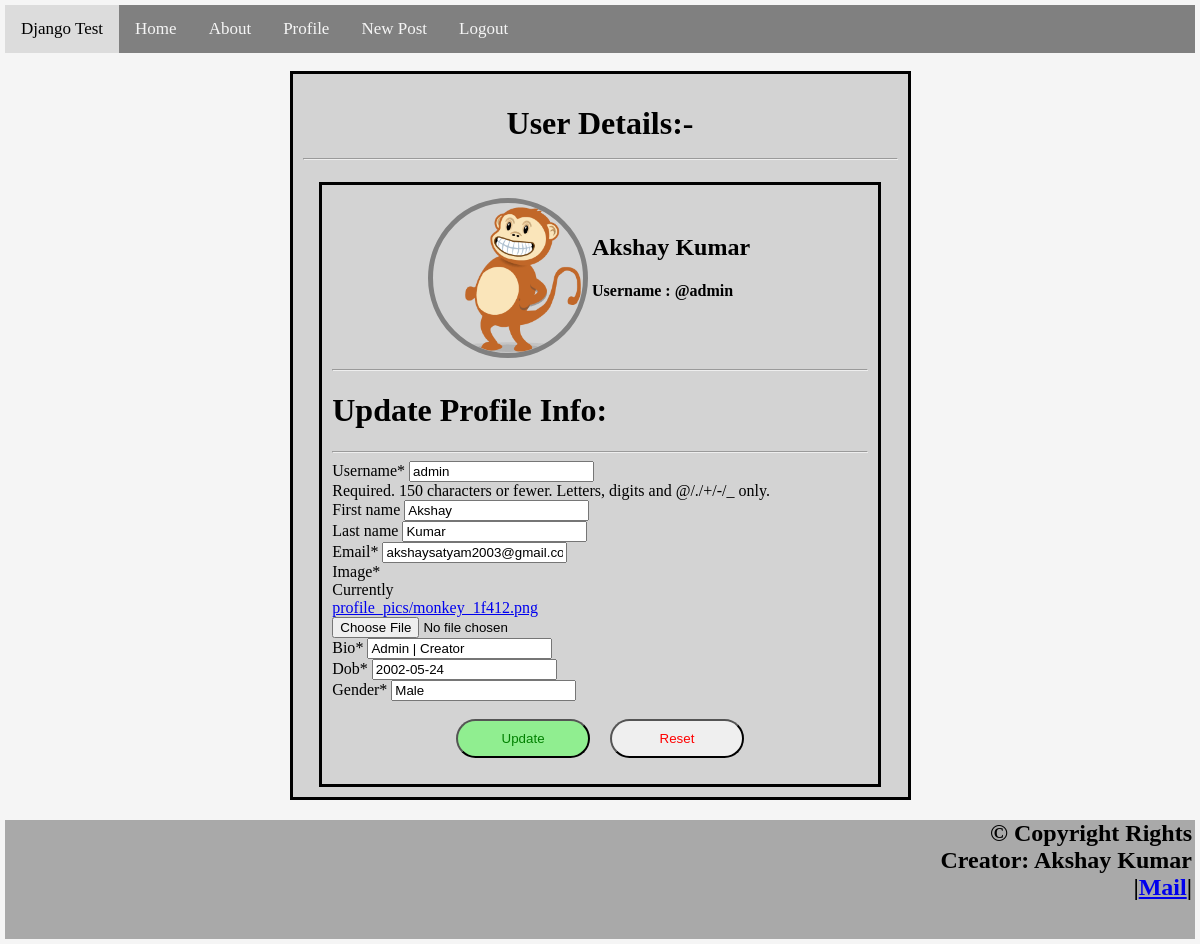
The app's page /profile/ (signed in) with its own data.
### users/models.py (models this page shows, shortened)
class Profile(models.Model):
    user = models.OneToOneField(User, on_delete=models.CASCADE)
    image = models.ImageField(default='Default.jpg', upload_to='profile_pics')
    bio = models.CharField(max_length=255, default=" ")
    dob = models.DateField(max_length=25, default=dob)
    gender = models.CharField(max_length=6, default=' ')

### users/views.py (the view)
# urls.py: path('profile/', users_views.profile, name='profile'),
@login_required()
def profile(request):
    if request.method == 'POST':
        u_form = UserUpdateForm(request.POST, instance=request.user)
        p_form = ProfileUpdateForm(request.POST, request.FILES, instance=request.user.profile)
        if u_form.is_valid() and p_form.is_valid():
            u_form.save()
            p_form.save()
            messages.success(request, f"Account details updated !")
            return redirect('profile')
    else:
        u_form = UserUpdateForm(instance=request.user)
        p_form = ProfileUpdateForm(instance=request.user.profile)
    context = {
        'u_form': u_form,
        'p_form': p_form,
    }
    return render(request, 'users/profile.html', context)

### users/forms.py
class UserUpdateForm(forms.ModelForm):
    email=forms.EmailField()
    class Meta:
        model = User
        fields = ['username', 'first_name', 'last_name', 'email' ]

class ProfileUpdateForm(forms.ModelForm):
    class Meta:
        model = Profile
        fields = ['image', 'bio', 'dob', 'gender']

### users/templates/users/profile.html (shortened to what this page needs)
{% extends "blog/base.html" %}
{%  load crispy_forms_tags %}
{% block content %}
<div class="center" style="width: 50%;background-color:lightgray;">
    <h1>
        <center>
        User Details:-
        </center>
        <hr>
    </h1>
    <div class="center" style="width: 90%;background-color:lightgray;" >
<table style="display:block; margin:auto; width: 350px">
        <tr>
            <td>
               <img src="{{ user.profile.image.url }}" width="150" height="150"
             style="display: block;border-radius: 50%; border: 5px solid gray;">
            </td>
            <td>
                <h2>
                    {{ user.first_name }} {{ user.last_name }}
                </h2>
                <h4>
                    Username : @{{ user.username }}
                </h4>
            </td>
        </tr>
    </table>
        <hr>
        <form method="post" enctype="multipart/form-data">
        <h1>
            Update Profile Info:
        </h1>
        <hr>
        {{ u_form|crispy }}
        {{ p_form|crispy }}
        <br>
        <center>
        <button type="submit" style="background-color:lightgreen; color:green;">Update</button>
        <button type="reset" style="background-color:lightred; color:red;">Reset</button>
        </center>
    </form>
    </div>
</div>
{% endblock content %}

### blog/static/blog/main.css (style rules this page uses)
body { margin: 5px; font-family: 'Times New Roman', Times, serif; background-color:whitesmoke; }
.center { margin: auto; border: 3px solid #73AD21; padding: 10px; }

### users/templates/users/profile.html (style rules this page uses)
.center { margin: auto; border: 3px solid black; padding: 10px; }
button { height:5%; width:25%; border-radius:22px; }

### records on screen
Profile: bio "Admin | Creator", dob "2002-05-24", gender "Male"

### other values on screen
{{ user.first_name }} "Akshay"
{{ user.last_name }} "Kumar"
{{ user.username }} "admin"
